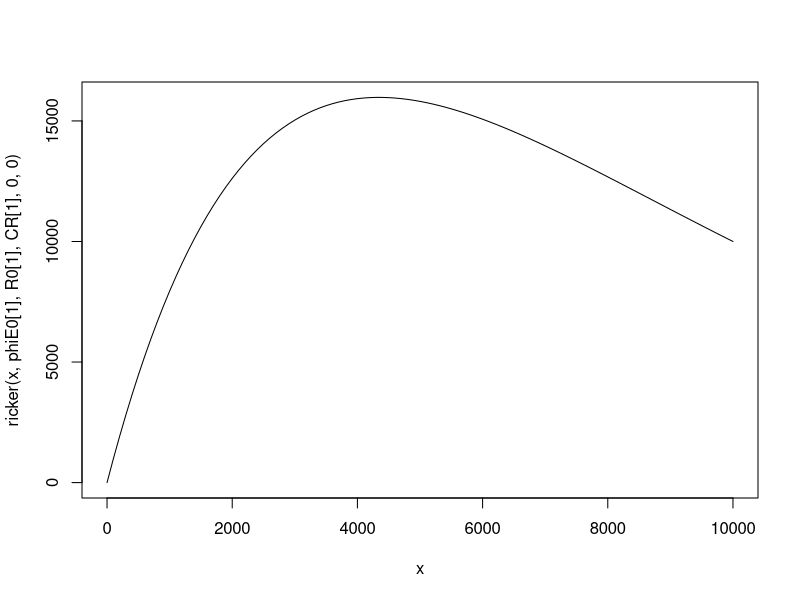
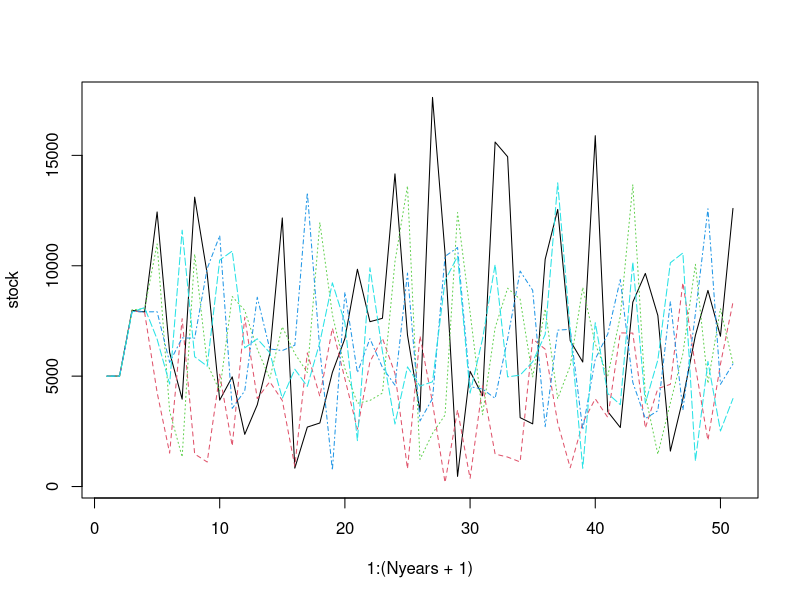
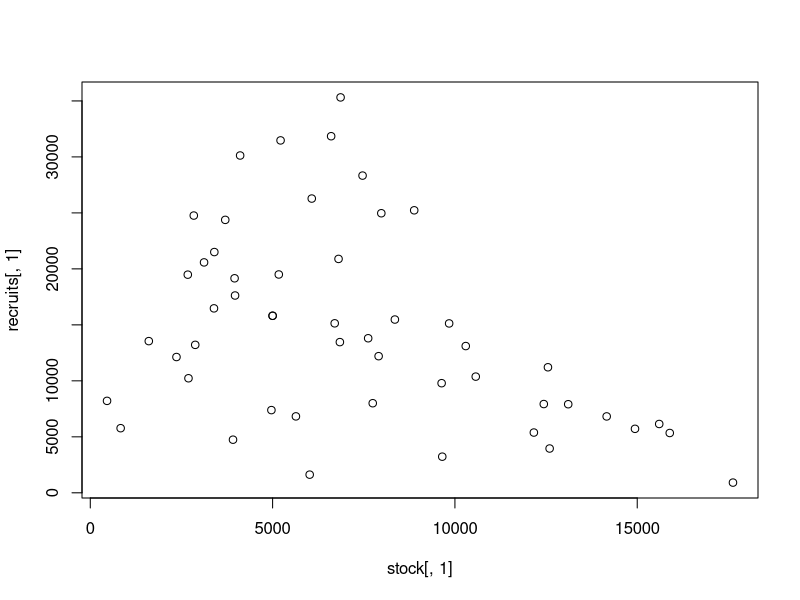
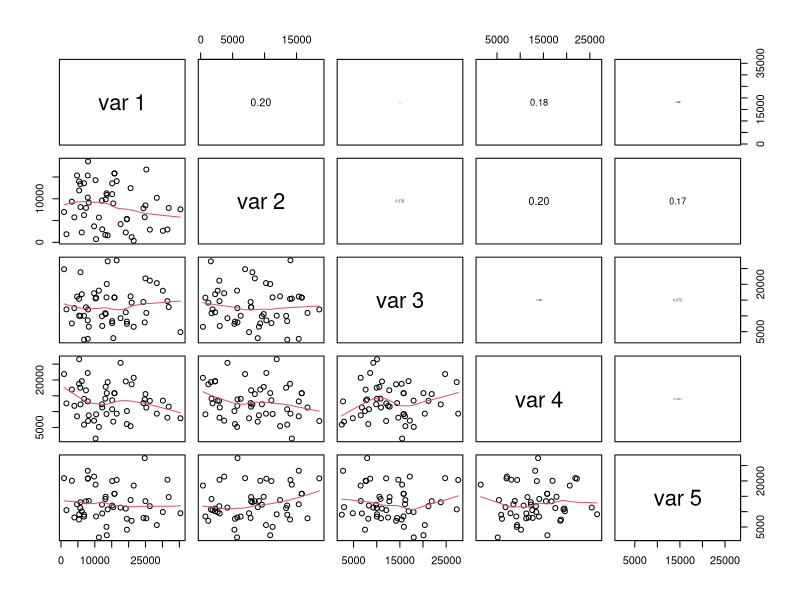
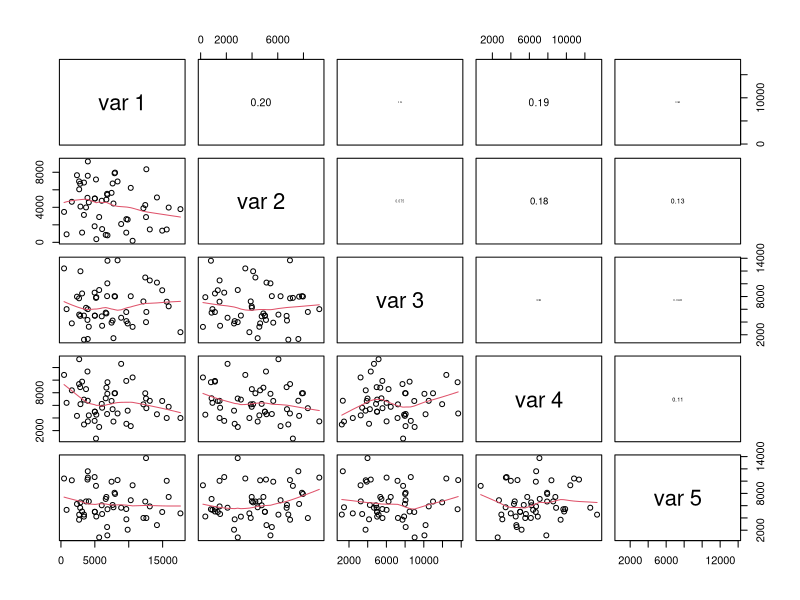
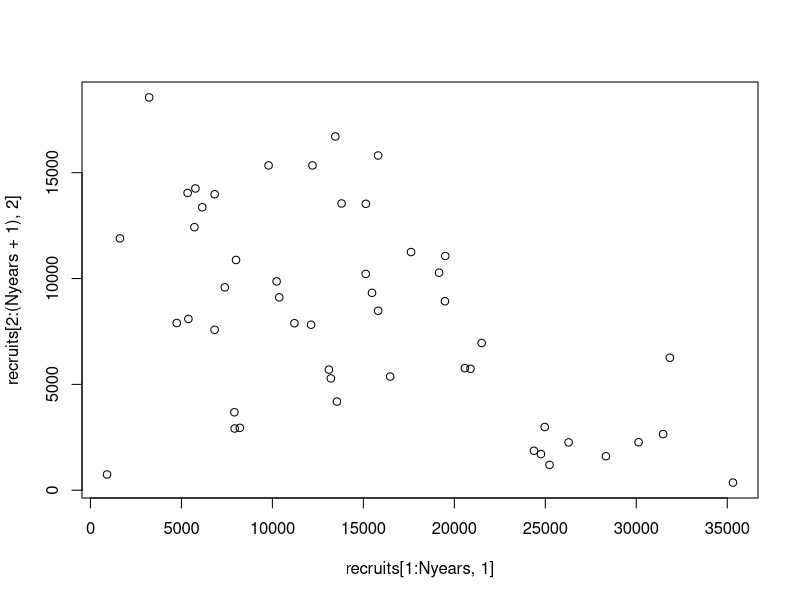

Write the R code that produced these figures, in order.
rm(list=ls(all=T))

get_beta <- function(mean,cv) #function that returns the alpha and beta shape parameters of a beta distribution, based on the mean and variation of a given beta distribution
{
  sd <- mean*cv
  alpha <- -((mean*(mean^2+sd^2-mean))/sd^2)
  beta <- alpha/mean-alpha
  return(list(alpha=alpha,beta=beta))
}

panel.cor <- function(x, y, digits = 2, prefix = "", cex.cor, ...)
{
  usr <- par("usr"); on.exit(par(usr))
  par(usr = c(0, 1, 0, 1))
  r <- abs(cor(x, y))
  txt <- format(c(r, 0.123456789), digits = digits)[1]
  txt <- paste0(prefix, txt)
  if(missing(cex.cor)) cex.cor <- 0.8/strwidth(txt)
  text(0.5, 0.5, txt, cex = cex.cor * r)
}

ricker <- function(stock,phiE0,R0,CR,beta,comp)
{
  a <- CR/phiE0
  b <- log(CR)/((R0+sum(beta*comp))*phiE0)
  recruits <- a*stock*exp(-b*stock)
  return(recruits)
}

Nspecies <- 5
Nyears <- 50

recCV <- rep(0.4,Nspecies)
phiE0 <- rep(1,Nspecies) # equilibrium eggs per recruit
R0 <- rep(1e4,Nspecies) # equilibrium recruitment
CR <- c(10,10,10,10,10) # recruitment compensation ratio for Ricker (Forrest et al. 2010 CJFAS)
mSurv <- rep(0.5,Nspecies)
mar.CV <- rep(0.01,Nspecies)

curve(ricker(x,phiE0[1],R0[1],CR[1],0,0),from=0,to=R0[1])


competition <- matrix(0,nrow=Nspecies,ncol=Nspecies,byrow=T,dimnames=list("victims"=1:Nspecies,"competitors"=1:Nspecies))
competition[1,2] <- 1
competition[2,1] <- -1
competition[4,3] <- 0
diag(competition) <- 0

a <- CR/phiE0
b <- log(CR)/(R0*phiE0)

competition <- competition*2e-1

stock <- matrix(NA,ncol=Nspecies,nrow=Nyears+1)
recruits <- matrix(NA,ncol=Nspecies,nrow=Nyears+1)

stock[1:2,] <- R0*mSurv
recruits[1:2,] <- sapply(1:Nspecies,function(x){ricker("stock"=stock[1,x],"phiE0"=phiE0[x],"R0"=R0[x],"CR"=CR[x],"beta"=rep(0,Nspecies),"comp"=rep(0,Nspecies))})

for(i in 3:(Nyears+1))
{
  shape <- get_beta(mSurv,mar.CV)
  mSurv.noise <- rbeta(Nspecies,shape$alpha,shape$beta)
  stock[i,] <- recruits[i-2,]*mSurv.noise
  mnRec <- sapply(1:Nspecies,function(x){ricker("stock"=stock[i,x],"phiE0"=phiE0[x],"R0"=R0[x],"CR"=CR[x],"beta"=competition[x,],"comp"=recruits[i-1,])})
  recruits[i,] <- pmax(0.1,rnorm(Nspecies,mean=mnRec,sd=mnRec*recCV))
}

species <- 2
c(R0[species],R0[species]+sum(competition[species,]*stock[i,]))

matplot(1:(Nyears+1),stock,type="l")
plot(stock[,1],recruits[,1])

pairs(recruits,upper.panel=panel.cor,lower.panel=panel.smooth)
pairs(stock,upper.panel=panel.cor,lower.panel=panel.smooth)

plot(recruits[1:Nyears,1],recruits[2:(Nyears+1),2])
